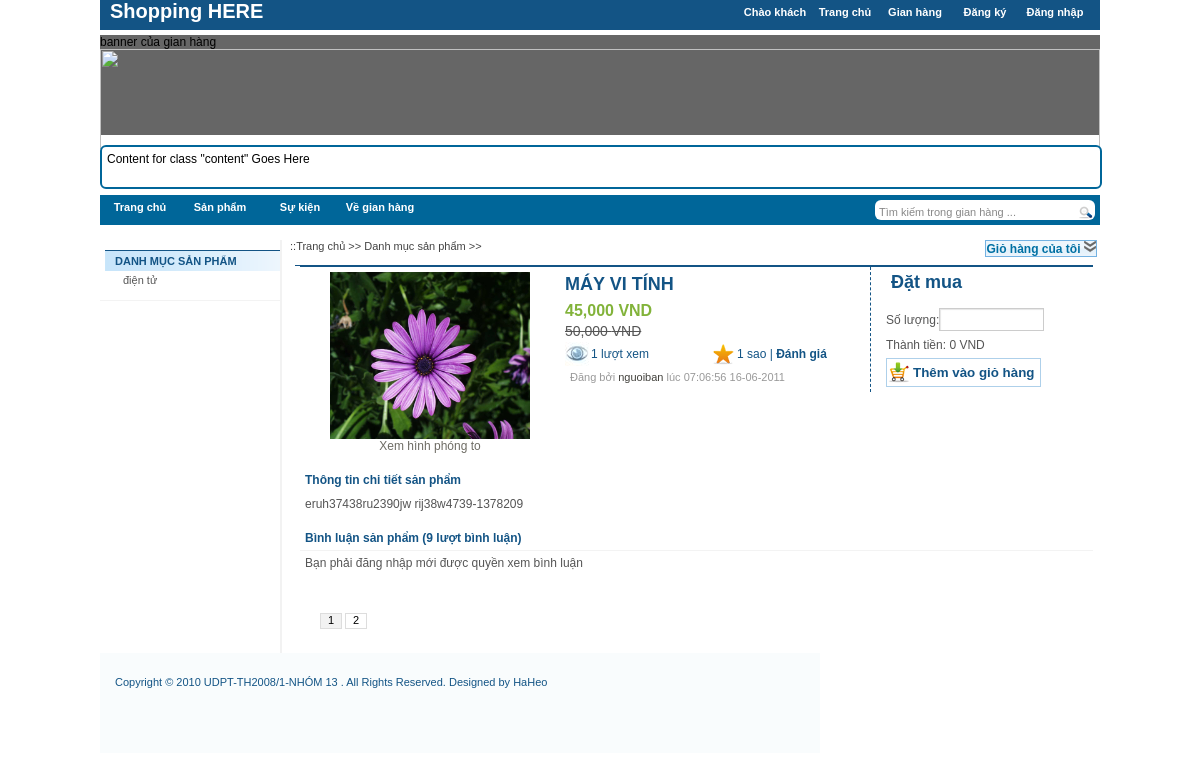
Screenshot of /chi_tiet_san_pham?maSanPham=30&maGianHang=3 with the database file from the repository.
### tables this page shows
CREATE TABLE `loai_san_pham` (
  `MaLoaiSP` int(11) NOT NULL AUTO_INCREMENT,
  `TenLoaiSP` varchar(50) DEFAULT NULL,
  `MaGianHang` int(11) NOT NULL,
  PRIMARY KEY (`MaLoaiSP`),
  KEY `FK_LoaiSP_GianHang` (`MaGianHang`),
  CONSTRAINT `FK_LoaiSP_GianHang` FOREIGN KEY (`MaGianHang`) REFERENCES `gian_hang` (`MaGianHang`) ON DELETE NO ACTION ON UPDATE NO ACTION
);

CREATE TABLE `san_pham` (
  `Ma` int(11) NOT NULL,
  `MaSanPham` varchar(20) DEFAULT NULL,
  `TenSanPham` varchar(100) NOT NULL,
  `SoLuong` int(11) NOT NULL,
  `DonGiaGoc` double NOT NULL,
  `DonGiaBan` double DEFAULT NULL,
  `DacDiemSP` text,
  `NgayDang` datetime NOT NULL,
  `NgayCapNhat` datetime DEFAULT NULL,
  `NguoiCapNhat` int(11) DEFAULT NULL,
  `DaXoa` int(11) DEFAULT NULL,
  `NguoiXoa` int(11) DEFAULT NULL,
  `NgayXoa` datetime DEFAULT NULL,
  `HinhAnh` varchar(50) DEFAULT NULL,
  `MaLoaiSP` int(11) DEFAULT NULL,
  `LuotXem` int(11) NOT NULL DEFAULT '0',
  PRIMARY KEY (`Ma`),
  KEY `FK_San_Pham_Loai_SP1` (`MaLoaiSP`),
  CONSTRAINT `FK_San_Pham_Doi_Tuong` FOREIGN KEY (`Ma`) REFERENCES `doi_tuong` (`MaDoiTuong`) ON DELETE NO ACTION ON UPDATE NO ACTION,
  CONSTRAINT `FK_San_Pham_Loai_SP1` FOREIGN KEY (`MaLoaiSP`) REFERENCES `loai_san_pham` (`MaLoaiSP`) ON DELETE NO ACTION ON UPDATE NO ACTION
);

CREATE TABLE `nguoi_dung` (
  `MaNguoiDung` int(11) NOT NULL,
  `MaLoaiND` int(11) NOT NULL,
  `MaGianHang` int(11) DEFAULT NULL,
  `UserName` varchar(20) NOT NULL,
  `HoTen` varchar(30) NOT NULL,
  `NgaySinh` datetime NOT NULL,
  `GioiTinh` int(11) NOT NULL,
  `DiaChi` varchar(100) DEFAULT NULL,
  `MatKhau` varchar(32) NOT NULL,
  `Email` varchar(50) NOT NULL,
  `TinhTrang` int(11) NOT NULL,
  `AnhDaiDien` varchar(100) DEFAULT NULL,
  PRIMARY KEY (`MaNguoiDung`),
  UNIQUE KEY `UserName` (`UserName`),
  UNIQUE KEY `Email` (`Email`),
  KEY `FK_Nguoi_Dung_Loai_Nguoi_Dung` (`MaLoaiND`),
  CONSTRAINT `FK_Nguoi_Dung_DoiTuong` FOREIGN KEY (`MaNguoiDung`) REFERENCES `doi_tuong` (`MaDoiTuong`) ON DELETE NO ACTION ON UPDATE NO ACTION,
  CONSTRAINT `FK_Nguoi_Dung_Loai_Nguoi_Dung` FOREIGN KEY (`MaLoaiND`) REFERENCES `loai_nguoi_dung` (`MaLoaiND`) ON DELETE NO ACTION ON UPDATE NO ACTION
);

### class/ConnectDB.php (called while the page is built, shortened)
<?php
class ConnectDB {
	public static function OpenConnection()
	{
		return true;
	}
}
?>

### class/GianHangDAO.php (called while the page is built, shortened)
<?php
require_once ('ConnectDB.php');
class GianHangDAO extends ConnectDB {
	public static function LayGianHangTheoMa($maGianHang, $trangThai)
	{
		$gianHangDto = new GianHangDTO();
		try {
			$strSQL = "SELECT *
					FROM `gian_hang`
					WHERE `MaGianHang` = $maGianHang ";
			if ($trangThai == 2)
			{
				$strSQL .=";";
			}
			else
			{
				$strSQL .=" AND `DaXoa` = $trangThai;";
			}
			$result = mysql_query($strSQL, ConnectDB::$mLink);
			$row = mysql_fetch_array($result);
			$gianHangDto->MaGianHang = $row["MaGianHang"];
			$gianHangDto->MaNguoiDung = $row["MaNguoiDung"];
			$gianHangDto->TenGianHang = $row["TenGianHang"];
			$gianHangDto->NgayTao = $row["NgayTao"];
			$gianHangDto->NgayXoa = $row["NgayXoa"];
			$gianHangDto->NguoiXoa = $row["NguoiXoa"];
			$gianHangDto->NgayCapNhat = $row["NgayCapNhat"];
			$gianHangDto->NguoiCapNhat = $row["NguoiCapNhat"];
			$gianHangDto->Theme = $row["Theme"];
			$gianHangDto->DaXoa = $row["DaXoa"];
			$gianHangDto->LuotXem = $row["LuotXem"];
			$gianHangDto->ThongTin = $row["ThongTin"];
		} catch (Exception $e) {
			$gianHangDto = null;
		}
		return $gianHangDto;
	}
}
?>

### class/LoaiSanPhamDAO.php (called while the page is built, shortened)
<?php
require_once 'ConnectDB.php';
class LoaiSanPhamDAO extends ConnectDB {
	public static function LayDanhSachLoaiSanPhamTheoMaGianHang($maGianHang)
	{
		$lstLoaiSP = array();
		try {
			$strSQL = "	select *
						from `loai_san_pham`
						where `MaGianHang` = $maGianHang";
			$result = mysql_query($strSQL, ConnectDB::$mLink);
			if(mysql_num_rows($result) == 0)
			{
				$lstLoaiSP = null;
			}
			else
			{
				while($rows = mysql_fetch_array($result))
				{
					$loaiSanPhamDto = new LoaiSanPhamDTO();
					$loaiSanPhamDto->MaLoaiSP = $rows["MaLoaiSP"];
					$loaiSanPhamDto->TenLoaiSP = $rows["TenLoaiSP"];
					$loaiSanPhamDto->MaGianHang = $rows["MaGianHang"];
					array_push($lstLoaiSP, $loaiSanPhamDto);
				}
			}
		}
		catch (Exception $e)
		{
			$lstLoaiSP = null;
		}
		return $lstLoaiSP;
	}
}
?>

### class/SanPhamDAO.php (called while the page is built, shortened)
<?php
require_once 'ConnectDB.php';
class SanPhamDAO extends ConnectDB {
	public  static  function LaySanPhamTheoMa($maSanPham, $tinhTrang)
	{
		$sanPhamDto = new SanPhamDTO();
		try {
			$strSQL = "select * from San_Pham sp where sp.Ma = $maSanPham";
			if ($tinhTrang != 2)
				$strSQL .= " AND sp.DaXoa = $tinhTrang ";
			$result = mysql_query($strSQL, ConnectDB::$mLink);
			$row = mysql_fetch_array($result);
			$sanPhamDto->Ma = $row["Ma"];
			$sanPhamDto->MaSanPham = $row["MaSanPham"];
			$sanPhamDto->TenSanPham = $row["TenSanPham"];
			$sanPhamDto->SoLuong = $row["SoLuong"];
			$sanPhamDto->DonGiaGoc = $row["DonGiaGoc"];
			$sanPhamDto->DonGiaBan = $row["DonGiaBan"];
			$sanPhamDto->DacDiemSP = $row["DacDiemSP"];
			$sanPhamDto->NgayDang = $row["NgayDang"];
			$sanPhamDto->NgayCapNhat = $row["NgayCapNhat"];
			$sanPhamDto->NguoiCapNhat = $row["NguoiCapNhat"];
			$sanPhamDto->DaXoa = $row["DaXoa"];
			$sanPhamDto->NgayXoa = $row["NgayXoa"];
			$sanPhamDto->NguoiXoa = $row["NguoiXoa"];
			$sanPhamDto->MaLoaiSP = $row["MaLoaiSP"];
			$sanPhamDto->HinhAnh =$row["HinhAnh"];
			$sanPhamDto->LuotXem = $row["LuotXem"];
		}
		catch (Exception $e) {
			$sanPhamDto = null;
		}
		return $sanPhamDto;
	}
	public  static  function LayMaGianHangCuaSanPham($maSanPham)
	{
		$res = 0;
		try {
			if (!ConnectDB::OpenConnection())
				return;
			else
			{
				$strSQL = "	SELECT lsp.MaGianHang
							FROM san_pham sp, loai_san_pham lsp
							WHERE sp.Ma = $maSanPham AND sp.MaLoaiSP = lsp.MaLoaiSP and sp.DaXoa = 0;";
				$result = mysql_query($strSQL);
				$row = mysql_fetch_array($result);
				$res = $row["MaGianHang"];
			}
		} catch (Exception $e) {
			$res = 0;
		}
		return $res;
	}
}
?>

### class/LikesDAO.php (called while the page is built, shortened)
<?php
require_once ('ConnectDB.php');
 class LikesDAO extends ConnectDB {
 	public  static  function TinhSoSaoTBCuaMotDoiTuong($maDoiTuong)
	{
		$soSaoTB = 0;
		try {
			$strSQL = "select * from Likes where MaDoiTuong = $maDoiTuong;";
			$result = mysql_query($strSQL, ConnectDB::$mLink);
			$numRow = mysql_num_rows($result);
			$tongSoSao = 0;
			while ($row = mysql_fetch_array($result) )
			{
				$tongSoSao = $tongSoSao + $row["SoSao"];
			}
			$soSaoTB = $tongSoSao/$numRow;
		} catch (Exception $e) {
			$soSaoTB = 0;
		}
		return $soSaoTB;
	}
 }
?>

### class/NguoiDungDAO.php (called while the page is built, shortened)
<?php
require_once 'ConnectDB.php';
class NguoiDungDAO extends ConnectDB {
	public  static  function LayThongTinNguoiDungTheoMa($maNguoiDung)
	{
		$nguoiDungDto = new NguoiDungDTO();
		try {
			$strSQL = "select * from `nguoi_dung` where `MaNguoiDung` = $maNguoiDung;";
			$result = mysql_query($strSQL, ConnectDB::$mLink);
			if(!$result || mysql_num_rows($result) <= 0)
			{
				return null;
			}
			while ($row = mysql_fetch_array($result))
			{
				$nguoiDungDto->MaNguoiDung = $row["MaNguoiDung"];
				$nguoiDungDto->MaLoaiND = $row["MaLoaiND"];
				$nguoiDungDto->MaGianHang = $row["MaGianHang"];
				$nguoiDungDto->HoTen = $row["HoTen"];
				$nguoiDungDto->GioiTinh = $row["GioiTinh"];
				$nguoiDungDto->UserName = $row["UserName"];
				$nguoiDungDto->DiaChi = $row["DiaChi"];
				$nguoiDungDto->Email = $row["Email"];
				$nguoiDungDto->MatKhau = $row["MatKhau"];
				$nguoiDungDto->TinhTrang = $row["TinhTrang"];
				$nguoiDungDto->AnhDaiDien = $row["AnhDaiDien"];
			}
		} catch (Exception $e) {
			$nguoiDungDto = null;
		}
		return $nguoiDungDto;
	}
}
?>

### class/BinhLuanDAO.php (called while the page is built, shortened)
<?php
require_once ('ConnectDB.php');
class BinhLuanDAO extends ConnectDB {
	public  static  function LayDSBL_TheoMaDoiTuong($maDoiTuong, $tinhTrang)
	{
		$lstBinhLuan = array();
		try {
			$strSQL = "select * from binh_luan bl
						where bl.DoiTuongBL = $maDoiTuong";
			if ($tinhTrang == 2)
			{
				$strSQL .= ";";
			}
			else
			{
				$strSQL .=" AND bl.DaXoa = $tinhTrang";
			}
			$result = mysql_query($strSQL, ConnectDB::$mLink);
			while ($row = mysql_fetch_array($result) )
			{
				$binhLuanDto = new BinhLuanDAO();
				$binhLuanDto->MaBL = $row["MaBL"];
				$binhLuanDto->NoiDungBL = $row["NoiDungBL"];
				$binhLuanDto->NguoiBL = $row["NguoiBL"];
				$binhLuanDto->NgayBL = $row["NgayBL"];
				$binhLuanDto->DaXoa = $row["DaXoa"];
				$binhLuanDto->NgayXoa = $row["NgayXoa"];
				$binhLuanDto->NguoiXoa = $row["NguoiXoa"];
				$binhLuanDto->DoiTuongBL = $row["DoiTuongBL"];
				array_push($lstBinhLuan, $binhLuanDto);
			}
		} catch (Exception $e) {
			$lstBinhLuan = null;
		}
		return $lstBinhLuan;
	}
}
?>

### controls/ucChiTietSanPham_Shop.php (the view, shortened to what this page needs)
<div class="product-detail">
  <div class="row">
<?php
	require_once ('class/SanPhamDAO.php');
	require_once ('class/BinhLuanDAO.php');
	require_once ('class/NguoiDungDAO.php');
	require_once ('class/GianHangDAO.php');
	require_once ('class/LikesDAO.php');
	$gInfo ="";
	$gAddCart ="";
	$gInfoDetail ="";
	$gBinhLuan ="";
	$gSoBinhLuan ="0";
	$maSanPham = $_REQUEST['maSanPham'];
	$sanPham = SanPhamDAO::LaySanPhamTheoMa($maSanPham,0);
	$maGH = SanPhamDAO::LayMaGianHangCuaSanPham($maSanPham);
	$gianHang = GianHangDAO::LayGianHangTheoMa($maGH,0);
if (is_null($sanPham))
{
		if (is_null($gianHang) || $maGH != $_REQUEST['maGianHang'])
		{
			$gInfo = "Sản phẩm và gian hàng không tồn tại";
		}
		else
		{
			$gInfo = "Sản phẩm không tồn tại";
		}
}
else if(!is_null($gianHang))
{
	$nguoiUpSP = NguoiDungDAO::LayThongTinNguoiDungTheoMa($gianHang->MaNguoiDung);
	$soSao = LikesDAO::TinhSoSaoTBCuaMotDoiTuong($sanPham->Ma);
	$ngayDangSP = date_create($sanPham->NgayDang);
	$ngayDangSP = $ngayDangSP->format('h:m:s d-m-Y');
	$donGiaBan = formatMoney($sanPham->DonGiaBan);
	$donGiaGoc = formatMoney($sanPham->DonGiaGoc);
	$gInfo =
		"<div class='product-image'>
            <img src='$sanPham->HinhAnh' width='200' height='167' /><br />
            <a href=''> Xem hình phóng to </a>
        </div>
        <div class='info'>
            <div class='name'>$sanPham->TenSanPham</div>
            <div class='new-price' >$donGiaBan VND
				<input type='hidden' id= 'idDonGiaBan' value='$sanPham->DonGiaBan'/>
			</div>
            <div class='old-price'>$donGiaGoc VND</div>
            <div class='views'>$sanPham->LuotXem lượt xem</div>
            <div class='stars' id='kq_danhgia_sp' >
                $soSao sao |
				<span class='text-color-bold-1' id='btnDanhGiaSP' style='cursor:pointer;'>Đánh giá</span>
            </div>
            <div class='time-upload'>
				Đăng bởi <a href='trang_ca_nhan.php' > $nguoiUpSP->UserName </a> lúc $ngayDangSP
			</div>
        </div>
        ";
	$gAddCart ="
		<div class='add-cart'>
			<h2>Đặt mua</h2>
				<div class='line'>
					<label for='txtSoLuongSPThemVaoSoGio'>Số lượng:</label><input name='txtSoLuongSPThemVaoSoGio' id='txtSoLuongSPThemVaoSoGio' type='text' size='10' style='text-align:right;' onchange='updateThanhTien(this.id)' />
					<input type='hidden' id='hidMaSanPham' name= 'hidMaSanPham' value='$maSanPham'/>
				</div>
				<div class='line'>
					<label>Thành tiền: <span class='new-price'><span id='idThanhTien'>0</span> VND </span></label>
				</div>
				<div class='line'>
					<input name='btnThemVaoGioHang' type='submit' class='button ui-state-default ui-button-text-icon-primary' value='Thêm vào giỏ hàng' onclick='funcThemVaoGioHang()' />
				</div>
        </div>
        ";
	$gInfoDetail = "<div class='content'>$sanPham->DacDiemSP</div>
        ";
	$lstBinhLuan = BinhLuanDAO::LayDSBL_TheoMaDoiTuong($maSanPham,0);
  	$gSoBinhLuan = count($lstBinhLuan);
	if ($_SESSION['IsLogin'] == 0)
	{
		$gBinhLuan = "Bạn phải đăng nhập mới được quyền xem bình luận";
	}
}
?>
<div class="product-detail">
  <div class="row">
        <?php echo $gInfo; ?>
       	<?php echo $gAddCart; ?>
  </div>
  <div class="row">
        <div class="title">
            Thông tin chi tiết sản phẩm
        </div>
        <?php echo $gInfoDetail; ?>
  </div>
  <div class="row">
    <div class="title">
            Bình luận sản phẩm (<?php echo $gSoBinhLuan; ?> lượt bình luận)
    </div>
        <div class="comment">
            <?php echo $gBinhLuan; ?>
        </div>
        <div class="paging">
            <div class="item">
              <a href="#" class="item current">1</a>
              <a href="#" class="item">2</a>
            </div>
        </div>
  </div>
</div>

### controls/ucMenu_Shop.php (shortened to what this page needs)
<?php
	if (isset($_REQUEST['maGianHang']) && is_numeric($_REQUEST['maGianHang']))
	{
		require_once ('class/GianHangDAO.php');
		require_once ('class/LoaiSanPhamDAO.php');
		$maGH = $_REQUEST['maGianHang'];
		$gianHangDto = GianHangDAO::LayGianHangTheoMa($maGH, 0);
		if (is_null($gianHangDto))
		{
		}
		else
		{
			$dsLoaiSP = LoaiSanPhamDAO::LayDanhSachLoaiSanPhamTheoMaGianHang($maGH);
			echo '
				<div class="menu-shop-left">
					<ul>
						<li><div class="title"><label>danh mục sản phẩm</label></div></li>';
			if (is_null($dsLoaiSP))
			{
				echo "";
			}
			else
			{
				foreach($dsLoaiSP as $loaiSanPhamDto)
				{
					echo '<li>
					<a href="ds_san_pham.php?maLoaiSP='.$loaiSanPhamDto->MaLoaiSP.'&maGianHang='.$gianHangDto->MaGianHang.'">'.$loaiSanPhamDto->TenLoaiSP.'</a></li>';
				}
			}
			echo '</ul>
				</div>
				';
		}
	}
	else
	{
	}
?>

### rows the page displays
loai_san_pham: TenLoaiSP "điện tử"
san_pham: HinhAnh (picture), TenSanPham "MÁY VI TÍNH", DonGiaBan "45,000", DonGiaGoc "50,000", LuotXem "1", NgayDang "07:06:56 16-06-2011", DacDiemSP "eruh37438ru2390jw rij38w4739-1378209"
nguoi_dung: UserName "nguoiban"

### other values shown
$soSao "1"
$gSoBinhLuan "9"
$gBinhLuan "Bạn phải đăng nhập mới được quyền xem bình luận"
